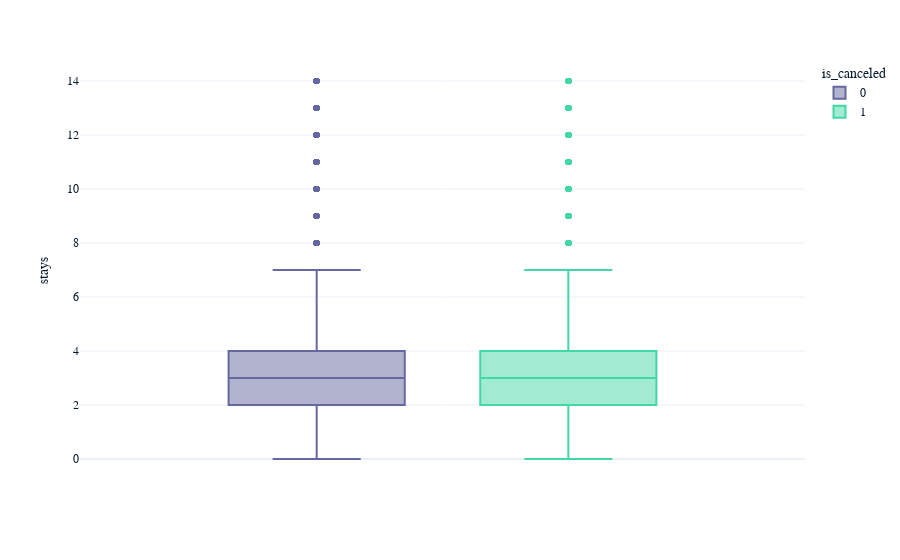

The notebook cell this image was saved under:
### Code cell
## Attempt 3: Boxplot
px.box(df_sel, y='stays', color='is_canceled')

### Figure 1 — Plotly figure (JSON) as saved in the notebook; plotly's stock layout.template omitted (floating-point values rounded to 4 significant figures; data arrays with more than 128 entries replaced by an {"elided": "..."} marker saying what was removed)
{"data": [{"alignmentgroup": "True", "hovertemplate": "is_canceled=0<br>stays=%{y}<extra></extra>", "legendgroup": "0", "marker": {"color": "#6568a0"}, "name": "0", "notched": false, "offsetgroup": "0", "orientation": "v", "showlegend": true, "x0": " ", "xaxis": "x", "y": {"elided": "74824 int values"}, "y0": " ", "yaxis": "y", "type": "box"}, {"alignmentgroup": "True", "hovertemplate": "is_canceled=1<br>stays=%{y}<extra></extra>", "legendgroup": "1", "marker": {"color": "#43d7a4"}, "name": "1", "notched": false, "offsetgroup": "1", "orientation": "v", "showlegend": true, "x0": " ", "xaxis": "x", "y": {"elided": "43957 int values"}, "y0": " ", "yaxis": "y", "type": "box"}], "layout": {"xaxis": {"anchor": "y", "domain": [0, 1]}, "yaxis": {"anchor": "x", "domain": [0, 1], "title": {"text": "stays"}}, "legend": {"title": {"text": "is_canceled"}, "tracegroupgap": 0}, "margin": {"t": 60}, "boxmode": "group"}}
